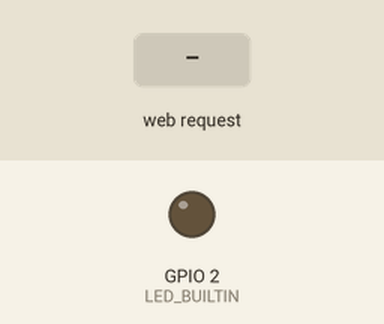
Recording of a sketch running on a simulated ESP32. On the bench: output pins drawn as LEDs (lit = HIGH). Inputs (shaded band) come from the test bench. WiFi joins after 1.5 s; servers stay silent unless stated; storage starts empty.

Above: at 1.2 s.
1.3 s: HTTP request GET /toggle received
At 1.9 s:
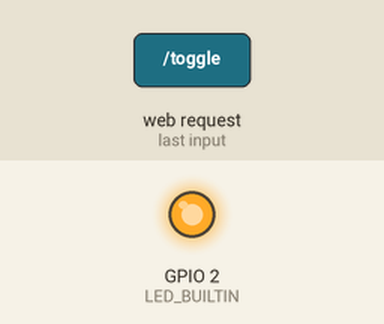
Timing chart, 0 to 4.3 s (numbered marks = the images above; inputs shaded):
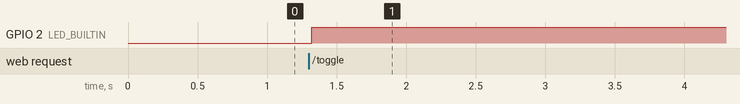

The sketch:

web_to_esp32_Advanced.ino
```cpp
#include <WiFi.h>
#include <ESPAsyncWebServer.h>
#include <SPIFFS.h>

const char* ssid = "esp32";
const char* password = "12341234";

const int LED_BUILTIN = 2;
bool ledState = LOW;

AsyncWebServer server(80);

void setup() {
  pinMode(LED_BUILTIN, OUTPUT);
  digitalWrite(LED_BUILTIN, ledState);

  WiFi.begin(ssid, password);
  SPIFFS.begin();

  server.on("/", HTTP_GET, [](AsyncWebServerRequest *request) {
    request->send(SPIFFS, "/index.html", "text/html");
  });

  server.on("/toggle", HTTP_GET, [](AsyncWebServerRequest *request) {
    ledState = !ledState;
    digitalWrite(LED_BUILTIN, ledState);
    request->send(200, "text/plain", "");
  });

  server.begin();
}

void loop() {
  // Kosong?
}
```

Measured:
- after the input at 1.3 s, GPIO 2 (LED_BUILTIN): LOW → HIGH at once
